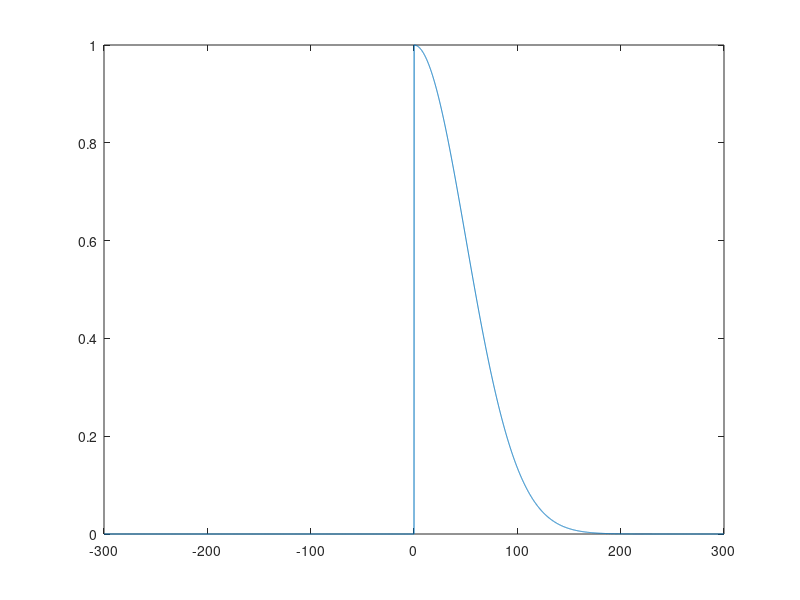

The MATLAB source for this figure:
function gen_half_gaussian(sigma)
if (~exist('sigma', 'var'))
    sigma = 50;
end
dt = 0.1;
wr = sigma * 6;
wt = -wr:dt:wr;
wf = 2.0 * normpdf(wt, 0, sigma); wf(1:ceil(length(wt)/2)) = 0.0;
wf = wf ./ max(wf);
plot(wt, wf);
save(['Half_Gaussian_',num2str(sigma),'.mat'],...
     'dt', 'wr', 'wt', 'wf');
end